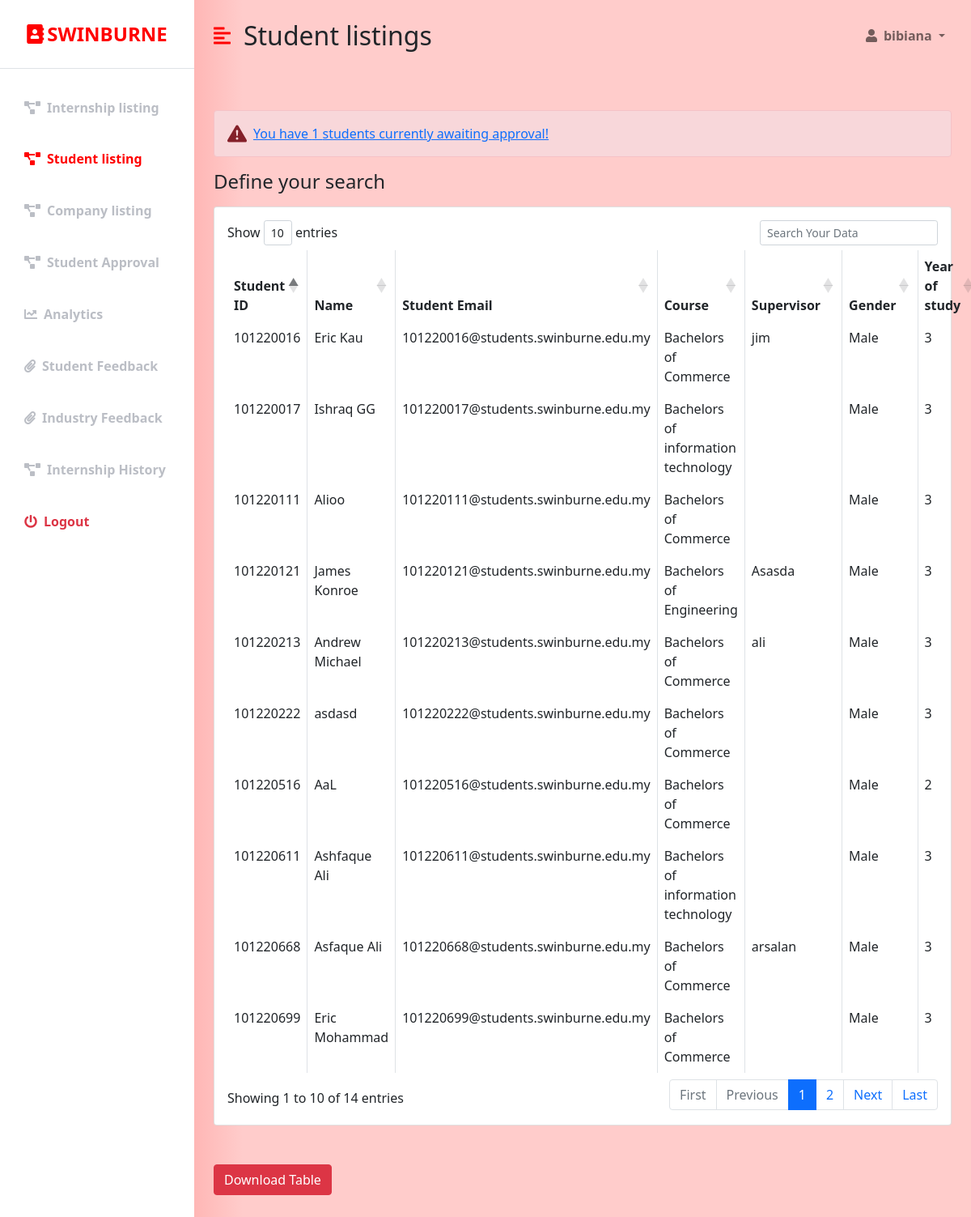
Screenshot of /staff_studentlist.php (signed in) with the database file from the repository.
### tables this page shows
CREATE TABLE `student` (
  `STUDENT_ID` int(255) NOT NULL,
  `NAME` varchar(50) NOT NULL,
  `STUDENT_EMAIL` varchar(100) NOT NULL,
  `COURSE` varchar(50) NOT NULL,
  `ENROLL` varchar(255) DEFAULT NULL,
  `SUPERVISOR` varchar(50) DEFAULT NULL,
  `GENDER` varchar(7) NOT NULL,
  `CURRENT_RESIDENCE` varchar(100) NOT NULL,
  `CONTACT_NO` varchar(20) NOT NULL,
  `YEAR_OF_STUDY` varchar(1) NOT NULL,
  `PASSWORD` varchar(20) NOT NULL,
  `CV` varchar(30) DEFAULT NULL,
  `USERNAME` varchar(20) NOT NULL
);

### staff_studentlist.php (the view, shortened to what this page needs)
<?php
  if (isset($_SESSION['user_id']) && isset($_SESSION['user_email'])) {
?>
<!DOCTYPE html>
<html lang="en">
<head>
    <link href="https://cdn.jsdelivr.net/npm/bootstrap@5.0.0-beta3/dist/css/bootstrap.min.css" rel="stylesheet" />
    <link rel="stylesheet" href="https://cdnjs.cloudflare.com/ajax/libs/font-awesome/5.15.3/css/all.min.css" />
    <link rel="stylesheet" href="https://cdn.datatables.net/1.10.18/css/dataTables.bootstrap4.min.css">
    <link rel="stylesheet" href="styles.css" />
</head>
<body>
    <div class="d-flex" id="wrapper">
        <div class="bg-white" id="sidebar-wrapper">
            <div class="sidebar-heading text-center py-4 primary-text fs-4 fw-bold text-uppercase border-bottom"><i
                    class="fas fa-address-book me-1"></i>Swinburne</div>
            <div class="list-group list-group-flush my-3">
                <a href="staff_internshiplisting.php" class="list-group-item list-group-item-action bg-transparent second-text fw-bold"><i
                        class="fas fa-project-diagram me-2"></i>Internship listing</a>
                <a href="#" class="list-group-item list-group-item-action bg-transparent second-text active"><i
                        class="fas fa-project-diagram me-2"></i>Student listing</a>
                  <a href="staff_companylist.php" class="list-group-item list-group-item-action bg-transparent second-text fw-bold"><i
                        class="fas fa-project-diagram me-2"></i>Company listing</a>
                        <a href="staff_approval.php" class="list-group-item list-group-item-action bg-transparent second-text fw-bold"><i
                        class="fas fa-project-diagram me-2"></i>Student Approval</a>
                <a href="staff_infographics.php" class="list-group-item list-group-item-action bg-transparent second-text fw-bold"><i
                        class="fas fa-chart-line me-2"></i>Analytics</a>
                <a href="staff_student_feedbacklist.php" class="list-group-item list-group-item-action bg-transparent second-text fw-bold"><i
                        class="fas fa-paperclip me-2"></i>Student Feedback </a>
                <a href="staff_industry_feedback.php" class="list-group-item list-group-item-action bg-transparent second-text fw-bold"><i
                        class="fas fa-paperclip me-2"></i>Industry Feedback </a>
                <a href="staff_history.php" class="list-group-item list-group-item-action bg-transparent second-text fw-bold"><i
                        class="fas fa-project-diagram me-2"></i>Internship History</a>
                <a href="staff_logout.php" class="list-group-item list-group-item-action bg-transparent text-danger fw-bold"><i
                        class="fas fa-power-off me-2"></i>Logout</a>
            </div>
        </div>
        <div id="page-content-wrapper">
            <nav class="navbar navbar-expand-lg navbar-light bg-transparent py-4 px-4">
                <div class="d-flex align-items-center">
                    <i class="fas fa-align-left primary-text fs-4 me-3" id="menu-toggle"></i>
                    <h2 class="fs-2 m-0">Student listings</h2>
                </div>
                <div class="collapse navbar-collapse" id="navbarSupportedContent">
                    <ul class="navbar-nav ms-auto mb-2 mb-lg-0">
                        <li class="nav-item dropdown">
                            <a class="nav-link dropdown-toggle second-text fw-bold" href="#" id="navbarDropdown"
                                role="button" data-bs-toggle="dropdown" aria-expanded="false">
                                <i class="fas fa-user me-2"></i><?=$_SESSION['user_full_name']?>
                            </a>
                        </li>
                    </ul>
                </div>
            </nav>
            <div class="container-fluid px-4">
                <div class="row my-5">
                    <?php
                    $connection = mysqli_connect("localhost","root","");
                    $queryalert = "SELECT * FROM student where ENROLL = 'pending' OR ENROLL = 'Ending'";
                    $queryalert_run = mysqli_query($connection, $queryalert);
                    if($stud_alert = mysqli_num_rows($queryalert_run))
                        {
                            echo '
                            <div class="col">
                                <svg xmlns="http://www.w3.org/2000/svg" style="display: none;">
                                 <symbol id="exclamation-triangle-fill" fill="currentColor" viewBox="0 0 16 16">
                                    <path d="M8.982 1.566a1.13 1.13 0 0 0-1.96 0L.165 13.233c-.457.778.091 1.767.98 1.767h13.713c.889 0 1.438-.99.98-1.767L8.982 1.566zM8 5c.535 0 .954.462.9.995l-.35 3.507a.552.552 0 0 1-1.1 0L7.1 5.995A.905.905 0 0 1 8 5zm.002 6a1 1 0 1 1 0 2 1 1 0 0 1 0-2z"/>
                                  </symbol>
                                </svg>
                                <div class="alert alert-danger d-flex align-items-center" role="alert">
                                  <svg class="bi flex-shrink-0 me-2" width="24" height="24" role="img" aria-label="Danger:"><use xlink:href="#exclamation-triangle-fill"/></svg>
                                  <div>
                                    <a href = "staff_approval.php"> You have '.$stud_alert.' students currently awaiting approval! </a>
                                  </div>
                                </div>
                             </div>
                            ';
                        }
                    ?>
                    <h3 class="fs-4 mb-3">Define your search</h3>
                    <div class="col">
                                <div class="card">
                                    <div class="card-body">
                                    <?php
                                    $connection = mysqli_connect("localhost","root","");
                                    $query = "SELECT * FROM student";
                                    $query_run = mysqli_query($connection, $query);
                                    ?>
                                        <table id="datatableid" class="table table-bordered">
                                            <thead>
                                                <tr>
                                                    <th scope="col">Student ID</th>
                                                    <th scope="col">Name</th>
                                                    <th scope="col">Student Email</th>
                                                    <th scope="col">Course</th>
                                                    <th scope="col"> Supervisor </th>
                                                    <th scope="col"> Gender </th>
                                                    <th scope="col"> Year of study </th>
                                                </tr>
                                            </thead>
                                            <tbody>
                                                    <?php
                                                    if($query_run)
                                                    {
                                                        foreach($query_run as $row)
                                                        {
                                                    ?>
                                                <tr>
                                                    <td> <?php echo $row['STUDENT_ID']; ?> </td>
                                                    <td> <?php echo $row['NAME']; ?> </td>
                                                    <td> <?php echo $row['STUDENT_EMAIL']; ?> </td>
                                                    <td> <?php echo $row['COURSE']; ?> </td>
                                                    <td> <?php echo $row['SUPERVISOR']; ?> </td>
                                                    <td> <?php echo $row['GENDER']; ?> </td>
                                                    <td> <?php echo $row['YEAR_OF_STUDY']; ?> </td>
                                                </tr>
                                                 <?php
                                                    }
                                                }
                                                else
                                                {
                                                    echo "No Record Found";
                                                }
                                                 ?>
                                            </tbody>
                                        </table>
                                    </div>
                                </div>
                                <br>
                                <br>
 <button class="btn btn-danger" name="download-button" id="download-button">Download Table</button>
                    </div>
                    </div>
                </div>
            </div>
        </div>
</body>
</html>
<?php
}else {
   header("Location:staff_login.php");
}
 ?>

### styles.css (style rules this page uses)
:root { --main-bg-color: #ffcccb; --main-text-color: #ff0000; --second-text-color: #bbbec5; --second-bg-color: #ffcccb }
.primary-text { color: var(--main-text-color); }
.second-text { color: var(--second-text-color); }
#wrapper { overflow-x: hidden; background-image: linear-gradient( to right, #ff615d, #ffcccb, #ffcccb, #ffcccb, #ffcccb ); }
#sidebar-wrapper { min-height: 100vh; margin-left: -15rem; -webkit-transition: margin 0.25s ease-out; -moz-transition: margin 0.25s ease-out; -o-transition: margin 0.25s ease-out; transition: margin 0.25s ease-out; }
#sidebar-wrapper .sidebar-heading { padding: 0.875rem 1.25rem; font-size: 1.2rem; }
#sidebar-wrapper .list-group { width: 15rem; }
#page-content-wrapper { min-width: 100vw; }
#menu-toggle { cursor: pointer; }
.list-group-item { border: none; padding: 20px 30px; }
.list-group-item.active { background-color: transparent; color: var(--main-text-color); font-weight: bold; border: none; }
@media (min-width: 768px) { #sidebar-wrapper { margin-left: 0; } }
@media (min-width: 768px) { #page-content-wrapper { min-width: 0; width: 100%; } }

### rows the page displays
student: STUDENT_ID "101220016", NAME "Eric Kau", STUDENT_EMAIL "101220016@students.swinburne.edu.my", COURSE "Bachelors of Commerce", SUPERVISOR "jim", GENDER "Male", YEAR_OF_STUDY "3"
student: STUDENT_ID "101220017", NAME "Ishraq GG", STUDENT_EMAIL "101220017@students.swinburne.edu.my", COURSE "Bachelors of information technology", GENDER "Male", YEAR_OF_STUDY "3"
student: STUDENT_ID "101220111", NAME "Alioo", STUDENT_EMAIL "101220111@students.swinburne.edu.my", COURSE "Bachelors of Commerce", GENDER "Male", YEAR_OF_STUDY "3"
student: STUDENT_ID "101220121", NAME "James Konroe", STUDENT_EMAIL "101220121@students.swinburne.edu.my", COURSE "Bachelors of Engineering", SUPERVISOR "Asasda", GENDER "Male", YEAR_OF_STUDY "3"
student: STUDENT_ID "101220213", NAME "Andrew Michael", STUDENT_EMAIL "101220213@students.swinburne.edu.my", COURSE "Bachelors of Commerce", SUPERVISOR "ali", GENDER "Male", YEAR_OF_STUDY "3"
student: STUDENT_ID "101220222", NAME "asdasd", STUDENT_EMAIL "101220222@students.swinburne.edu.my", COURSE "Bachelors of Commerce", GENDER "Male", YEAR_OF_STUDY "3"
student: STUDENT_ID "101220516", NAME "AaL", STUDENT_EMAIL "101220516@students.swinburne.edu.my", COURSE "Bachelors of Commerce", GENDER "Male", YEAR_OF_STUDY "2"
student: STUDENT_ID "101220611", NAME "Ashfaque Ali", STUDENT_EMAIL "101220611@students.swinburne.edu.my", COURSE "Bachelors of information technology", GENDER "Male", YEAR_OF_STUDY "3"
student: STUDENT_ID "101220668", NAME "Asfaque Ali", STUDENT_EMAIL "101220668@students.swinburne.edu.my", COURSE "Bachelors of Commerce", SUPERVISOR "arsalan", GENDER "Male", YEAR_OF_STUDY "3"
student: STUDENT_ID "101220699", NAME "Eric Mohammad", STUDENT_EMAIL "101220699@students.swinburne.edu.my", COURSE "Bachelors of Commerce", GENDER "Male", YEAR_OF_STUDY "3"

### other values shown
$_SESSION['user_full_name'] "bibiana"
$stud_alert "1"
